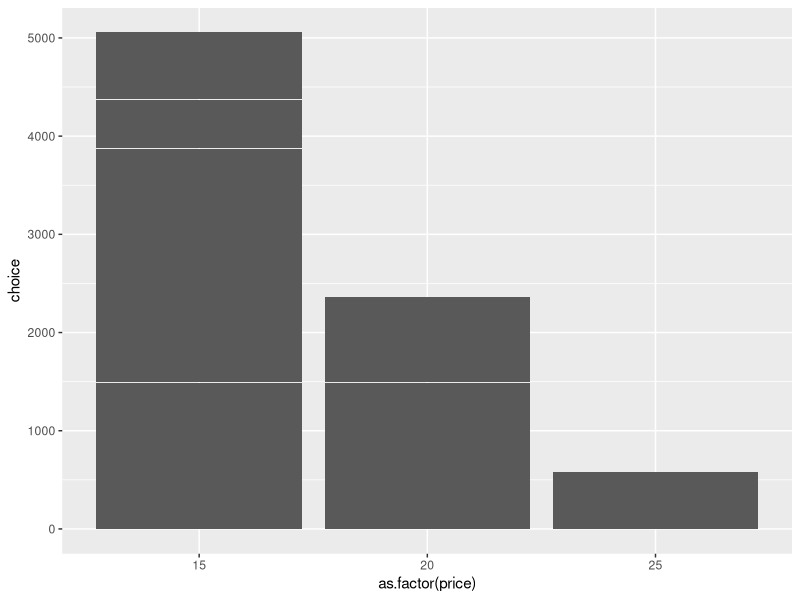
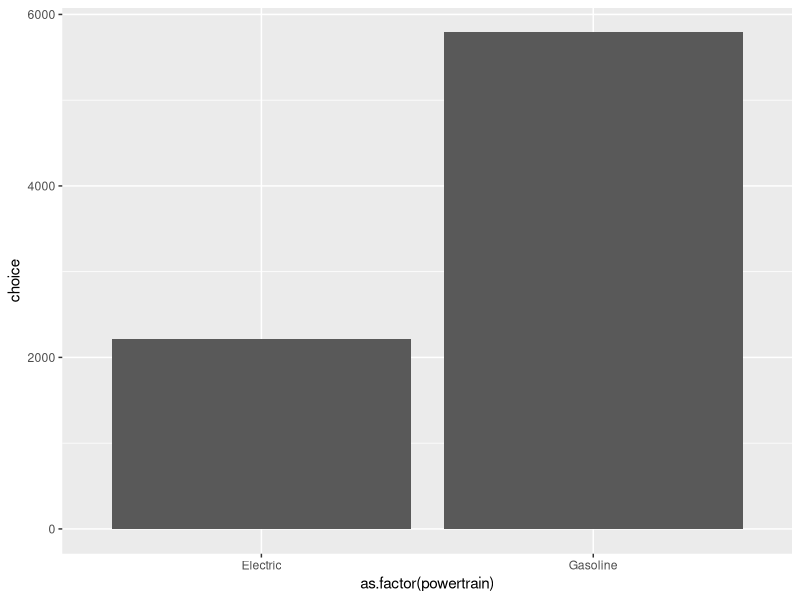

Recreate these plots in R, in order.
# Explore choice data

# Load libraries
library(tidyverse)
library(here)

# -----------------------------------------------------------------------------
# Load the data set:
data <- read_csv(here('data', 'data_mnl.csv'))
head(data)

# Variables:
# "respID"      = Identifies each survey respondent
# "qID"         = Identifies each question for each survey respondent
# "altID"       = Identifies the alternative in each unique choice observation
# "obsID"       = Identifies each unique choice observation
# "choice"      = 1 if the alternative is chosen, 0 otherwise
# "price"       = Purchase price in thousands of dollars (15, 20, 25)
# "fuelEconomy" = Fuel economy in miles per gallon of gasoline (20, 25, 30)
# "accelTime"   = 0 to 60 mph acceleration time in seconds (6, 7, 8)
# "powertrain"  = Indicates if the car is electric or gas

# Look at unique values in data:
data %>% distinct(price)
data %>% distinct(fuelEconomy)
data %>% distinct(accelTime)
data %>% distinct(powertrain)

# Count number of times each alternative was chosen:
data %>% count(altID, choice)

# Check if any respondents made the same choice for all questions:
data %>% 
    filter(choice == 1) %>%
    count(respID, altID) %>%
    filter(n == 8)

# Visualize how many times each price level was chosen:
data %>% 
    count(price, choice)
data %>%
    ggplot() + 
    geom_col(aes(x = as.factor(price), y = choice))

# Visualize how many times electric cars were chosen compared to gasoline cars:
data %>%
    ggplot() + 
    geom_col(aes(x = as.factor(powertrain), y = choice))
